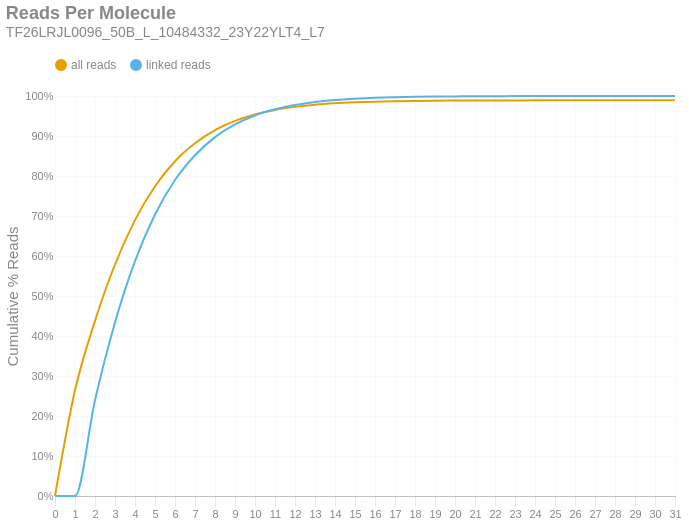

Here is the notebook cell this chart was saved with:
### Markdown cell above
### Reads per Molecule
This chart shows the cumulative distribution of the number of reads per linked molecule. That is, how many alignments are associated with a unique molecule. This excludes the number of reads associated with invalid or absent linked-read barcodes. The `linked` histogram is the percentages recalculated when disregarding singletons.

### Code cell
if SKIPLR:
    print_html(f"Skipped")
else:
    counts = np.bincount(valids['reads'].cast(pl.Int64).to_numpy())
    weighted = counts * np.arange(len(counts))
    all_perc = weighted / n_reads
    linked_perc = weighted / n_linked_reads
    linked_perc[1] = 0
    binned_df = pl.DataFrame({
        'readsper': list(range(len(counts))),
        'all reads (cumsum)': np.cumsum(all_perc).tolist(),
        'linked reads (cumsum)': np.cumsum(linked_perc).tolist(),
    })

    with SafeRender(binned_df):
        (
            density_plot(binned_df, 'Reads Per Molecule', samplename, 'readspmol')
            .encode(
                x=alt.X('readsper:O', title=None).axis(labelAngle=0).scale(padding=0),
                y=alt.Y('value:Q', title='Cumulative % Reads').axis(format='%').stack(False),
                color=alt.Color("key:N").scale(domain=["all reads", "linked reads"]),
                tooltip=[
                    alt.Tooltip("key:N", title="Data Type"),
                    alt.Tooltip("readsper:O", title="Reads Per Molecule"),
                    alt.Tooltip("value:Q", format=".2%", title="% Reads (Cum.)")
                ]            
            )
        ).display()

### Figure 1 — Vega-Lite specification as saved in the notebook (floating-point values rounded to 4 significant figures)
{"width": "container", "height": 400, "config": {"title": {"anchor": "start", "dy": -15, "fontSize": 18, "color": "#888888", "subtitleColor": "#888888", "subtitleFontSize": 14}, "arc": {"fill": "#0072B2"}, "axis": {"domainColor": "#888888", "domainWidth": 0.5, "gridWidth": 0.2, "grid": false, "titleFontWeight": 400, "titleFontSize": 15, "labelFontSize": 11, "labelColor": "#888888", "tickColor": "#888888", "tickWidth": 0.2, "titleColor": "#888888"}, "axisBand": {"grid": false}, "axisX": {"grid": true, "tickSize": 10, "domainCap": "round"}, "axisY": {"domain": false, "grid": true, "tickSize": 0, "domainCap": "round"}, "background": "transparent", "header": {"labelFontSize": 15, "labelColor": "#888888", "titleFontSize": 15, "titleFontWeight": 600, "titleColor": "#888888"}, "legend": {"labelFont": "sans-serif", "labelFontSize": 12, "labelColor": "#888888", "symbolSize": 100, "symbolType": "circle", "titleFontSize": 12, "titlePadding": 10, "titleColor": "#888888", "title": null, "orient": "top"}, "range": {"category": ["#E69F00", "#56B4E9", "#009E73", "#F0E442", "#0072B2", "#D55E00", "#CC79A7", "#000000"], "diverging": ["#cfe8f3", "#a2d4ec", "#73bfe2", "#46abdb", "#1696d2", "#12719e"]}, "area": {"fill": "#0072B2", "fillOpacity": 0.7, "line": true, "strokeOpacity": 0.7}, "line": {"color": "#0072B2", "stroke": "#0072B2", "strokeWidth": 2}, "trail": {"color": "#0072B2", "stroke": "#0072B2", "strokeWidth": 0, "size": 1}, "point": {"filled": true, "fillOpacity": 1.0, "size": 95}, "text": {"color": "#888888", "fontSize": 11, "align": "right", "fontWeight": 400, "size": 11}, "bar": {"fill": "#0072B2", "stroke": null}, "view": {"stroke": null, "continuousWidth": 660, "continuousHeight": 400}}, "data": {"name": "data-abb9eb1a7ab9710841337461e9cefa30"}, "mark": {"type": "line", "interpolate": "monotone", "point": {"opacity": 0, "size": 275}}, "encoding": {"color": {"field": "key", "scale": {"domain": ["all reads", "linked reads"]}, "type": "nominal"}, "tooltip": [{"field": "key", "title": "Data Type", "type": "nominal"}, {"field": "readsper", "title": "Reads Per Molecule", "type": "ordinal"}, {"field": "value", "format": ".2%", "title": "% Reads (Cum.)", "type": "quantitative"}], "x": {"axis": {"labelAngle": 0}, "field": "readsper", "scale": {"padding": 0}, "title": null, "type": "ordinal"}, "y": {"axis": {"format": "%"}, "field": "value", "stack": false, "title": "Cumulative % Reads", "type": "quantitative"}}, "params": [{"name": "param_c36ac31b6afebe62", "select": {"type": "point", "fields": ["key"]}, "bind": "legend"}], "title": {"text": "Reads Per Molecule", "subtitle": "TF26LRJL0096_50B_L_10484332_23Y22YLT4_L7"}, "transform": [{"fold": ["all reads (cumsum)", "linked reads (cumsum)"]}, {"calculate": "replace(datum.key, ' (cumsum)', '')", "as": "key"}, {"filter": {"param": "param_c36ac31b6afebe62"}}], "usermeta": {"embedOptions": {"downloadFileName": "TF26LRJL0096_50B_L_10484332_23Y22YLT4_L7.readspmol"}}, "$schema": "https://vega.github.io/schema/vega-lite/v6.4.1.json", "datasets": {"data-abb9eb1a7ab9710841337461e9cefa30": [{"readsper": 0, "all reads (cumsum)": 0.0, "linked reads (cumsum)": 0.0}, {"readsper": 1, "all reads (cumsum)": 0.2642, "linked reads (cumsum)": 0.0}, {"readsper": 2, "all reads (cumsum)": 0.4379, "linked reads (cumsum)": 0.2396}, {"readsper": 3, "all reads (cumsum)": 0.5788, "linked reads (cumsum)": 0.4339}, {"readsper": 4, "all reads (cumsum)": 0.6898, "linked reads (cumsum)": 0.5871}, {"readsper": 5, "all reads (cumsum)": 0.7744, "linked reads (cumsum)": 0.7037}, {"readsper": 6, "all reads (cumsum)": 0.8369, "linked reads (cumsum)": 0.7899}, {"readsper": 7, "all reads (cumsum)": 0.8818, "linked reads (cumsum)": 0.8519}, {"readsper": 8, "all reads (cumsum)": 0.9147, "linked reads (cumsum)": 0.8973}, {"readsper": 9, "all reads (cumsum)": 0.9378, "linked reads (cumsum)": 0.9292}, {"readsper": 10, "all reads (cumsum)": 0.9539, "linked reads (cumsum)": 0.9514}, {"readsper": 11, "all reads (cumsum)": 0.965, "linked reads (cumsum)": 0.9667}, {"readsper": 12, "all reads (cumsum)": 0.9728, "linked reads (cumsum)": 0.9774}, {"readsper": 13, "all reads (cumsum)": 0.9783, "linked reads (cumsum)": 0.985}, {"readsper": 14, "all reads (cumsum)": 0.9818, "linked reads (cumsum)": 0.9898}, {"readsper": 15, "all reads (cumsum)": 0.9842, "linked reads (cumsum)": 0.9931}, {"readsper": 16, "all reads (cumsum)": 0.9859, "linked reads (cumsum)": 0.9954}, {"readsper": 17, "all reads (cumsum)": 0.9869, "linked reads (cumsum)": 0.9969}, {"readsper": 18, "all reads (cumsum)": 0.9878, "linked reads (cumsum)": 0.998}, {"readsper": 19, "all reads (cumsum)": 0.9882, "linked reads (cumsum)": 0.9986}, {"readsper": 20, "all reads (cumsum)": 0.9885, "linked reads (cumsum)": 0.999}, {"readsper": 21, "all reads (cumsum)": 0.9888, "linked reads (cumsum)": 0.9995}, {"readsper": 22, "all reads (cumsum)": 0.9889, "linked reads (cumsum)": 0.9996}, {"readsper": 23, "all reads (cumsum)": 0.989, "linked reads (cumsum)": 0.9998}, {"readsper": 24, "all reads (cumsum)": 0.9891, "linked reads (cumsum)": 0.9998}, {"readsper": 25, "all reads (cumsum)": 0.9891, "linked reads (cumsum)": 0.9999}, {"readsper": 26, "all reads (cumsum)": 0.9891, "linked reads (cumsum)": 0.9999}, {"readsper": 27, "all reads (cumsum)": 0.9892, "linked reads (cumsum)": 1.0}, {"readsper": 28, "all reads (cumsum)": 0.9892, "linked reads (cumsum)": 1.0}, {"readsper": 29, "all reads (cumsum)": 0.9892, "linked reads (cumsum)": 1.0}, {"readsper": 30, "all reads (cumsum)": 0.9892, "linked reads (cumsum)": 1.0}, {"readsper": 31, "all reads (cumsum)": 0.9892, "linked reads (cumsum)": 1.0}]}}
